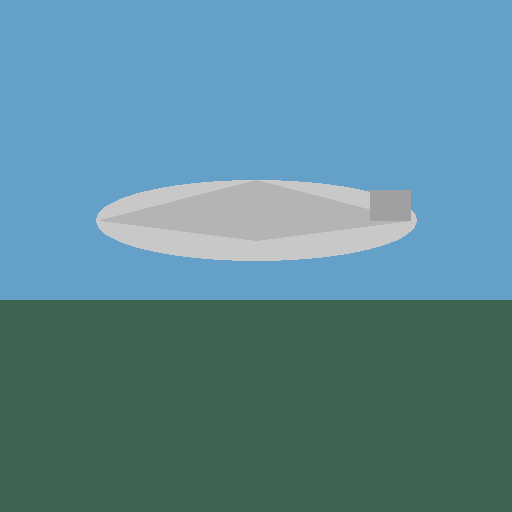
#> input picture data/images/airplane.png, 512 x 512 px; its folder holds only this picture in this run
$ python -i otsu.py   (imports and definitions only)
#> lines starting #> are read from the running program, lines starting #| are printed output that depends on the picture; after the words box and inside, x2 and y2 are one past the last pixel; in counts of white or black regions, pixels touching at a corner belong together
#> further down, picture is the input picture: shape (512, 512, 3); mean B, G, R 149.4, 137.4, 90.5
"""
Otsu's thresholding-based segmentation.
Otsu's method automatically finds the optimal global threshold by minimising
intra-class variance (equivalent to maximising inter-class variance).
"""

import cv2
import numpy as np


def otsu_segmentation(
    image: np.ndarray,
    blur_kernel: int = 5,
    apply_blur: bool = True,
    morph_cleanup: bool = True,
) -> np.ndarray:
    """
    Segment an image using Otsu's global thresholding.

    Args:
        image:         Input image (uint8, gray or colour).
        blur_kernel:   Gaussian kernel size applied before thresholding (odd).
        apply_blur:    Whether to apply Gaussian blur before thresholding.
        morph_cleanup: If True, apply morphological opening+closing to remove
                       small artifacts.

    Returns:
        Binary segmentation mask (uint8, 0 or 255).
    """
#> called with blur_kernel = 5, apply_blur = True, morph_cleanup = True
    if image.ndim == 3:
        gray = cv2.cvtColor(image, cv2.COLOR_BGR2GRAY)
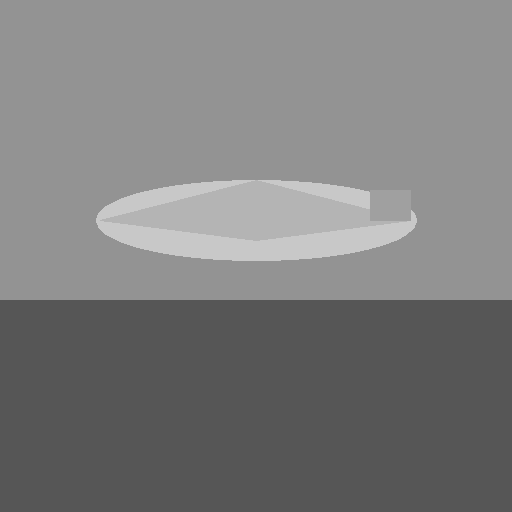
#> gray: shape (512, 512); min 86, max 200, mean 125
    else:
        gray = image.copy()

    if apply_blur:
        ksize = blur_kernel if blur_kernel % 2 == 1 else blur_kernel + 1
        gray = cv2.GaussianBlur(gray, (ksize, ksize), 0)

    _, mask = cv2.threshold(gray, 0, 255, cv2.THRESH_BINARY + cv2.THRESH_OTSU)
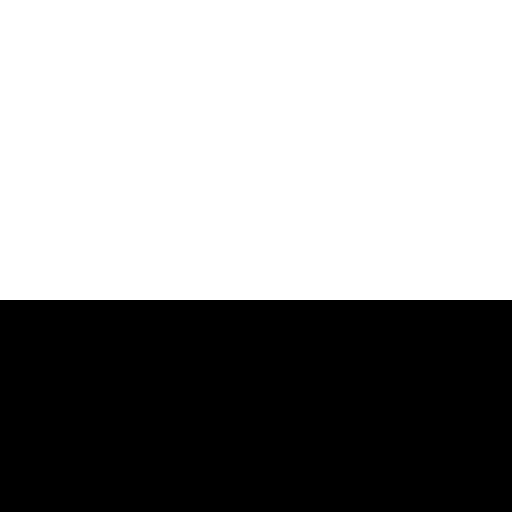
#> mask: shape (512, 512); 58.6% white; 1 black region, box (x1, y1, x2, y2) and area: (0, 300, 512, 512) 108544

    if morph_cleanup:
        kernel = cv2.getStructuringElement(cv2.MORPH_ELLIPSE, (5, 5))
        mask = cv2.morphologyEx(mask, cv2.MORPH_OPEN,  kernel, iterations=1)
        mask = cv2.morphologyEx(mask, cv2.MORPH_CLOSE, kernel, iterations=1)

    return mask


def adaptive_threshold_segmentation(
    image: np.ndarray,
    block_size: int = 11,
    C: int = 2,
) -> np.ndarray:
    """
    Adaptive (local) thresholding – handles uneven illumination.

    Args:
        image:      Input image (uint8, gray or colour).
        block_size: Size of the local neighbourhood (odd integer).
        C:          Constant subtracted from the local mean.

    Returns:
        Binary segmentation mask (uint8, 0 or 255).
    """
    if image.ndim == 3:
        gray = cv2.cvtColor(image, cv2.COLOR_BGR2GRAY)
    else:
        gray = image.copy()

    bsize = block_size if block_size % 2 == 1 else block_size + 1
    mask = cv2.adaptiveThreshold(
        gray, 255,
        cv2.ADAPTIVE_THRESH_GAUSSIAN_C,
        cv2.THRESH_BINARY,
        bsize, C,
    )
    return mask

>>> import cv2
>>> picture = cv2.imread('../../data/images/airplane.png')
>>> result = otsu_segmentation(picture)

$ run again, on data/images/cameraman.png
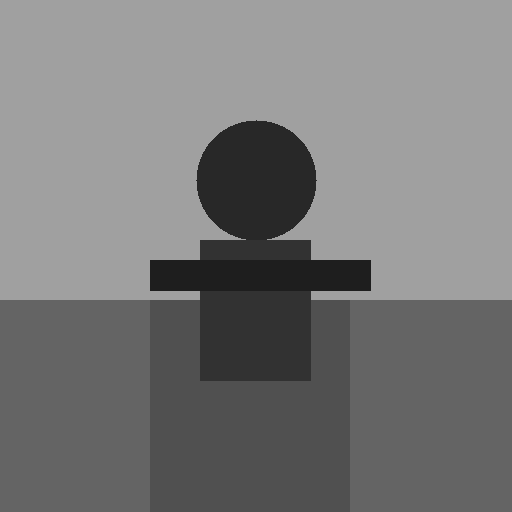
#> input picture data/images/cameraman.png, 512 x 512 px
#> picture is the input picture: shape (512, 512, 3); min 30, max 160, mean 121
#> in otsu_segmentation, `_, mask = cv2.threshold(gray, 0, 255, cv2.THRESH_BINARY + cv2.THRESH_O..`:
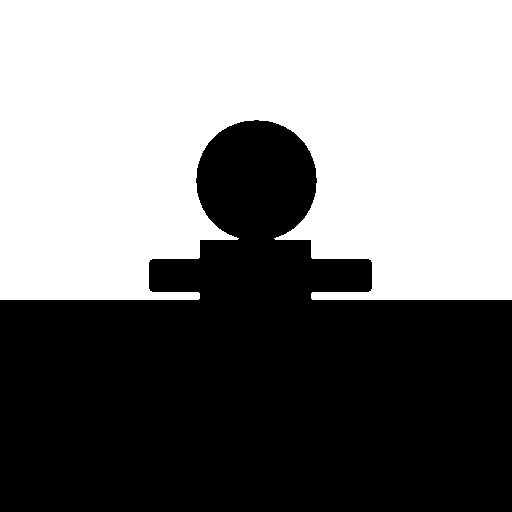
#> mask: shape (512, 512); 50.3% white; 1 black region, box (x1, y1, x2, y2) and area: (0, 120, 512, 512) 130344
